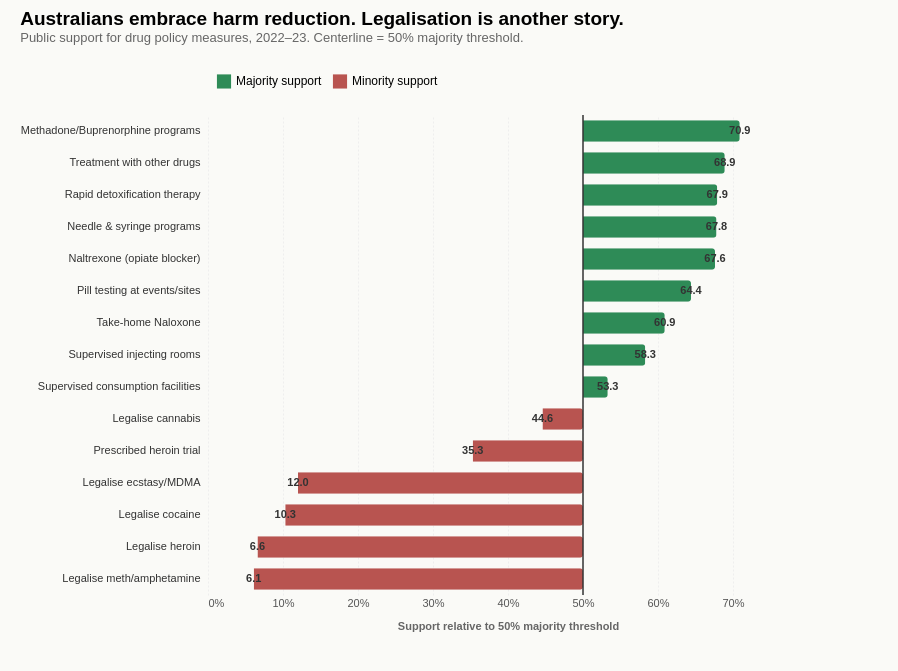

Here is the Vega-Lite specification saved for this chart:
### Vega-Lite specification from a JSON file in a GitHub repository (floating-point values rounded to 4 significant figures)
{"$schema": "https://vega.github.io/schema/vega-lite/v5.json", "title": {"text": "Australians embrace harm reduction. Legalisation is another story.", "subtitle": "Public support for drug policy measures, 2022–23. Centerline = 50% majority threshold.", "anchor": "start", "fontSize": 19, "subtitleFontSize": 13, "subtitleColor": "#666", "offset": 20}, "config": {"view": {"stroke": null}, "font": "sans-serif"}, "background": "#FAFAF7", "width": 600, "height": 480, "padding": {"left": 20, "right": 90, "top": 10, "bottom": 40}, "data": {"values": [{"policy": "Methadone/Buprenorphine programs", "support": 70.9, "category": "Harm reduction", "x_signed": 20.9, "majority": "Majority support"}, {"policy": "Treatment with other drugs", "support": 68.9, "category": "Harm reduction", "x_signed": 18.9, "majority": "Majority support"}, {"policy": "Rapid detoxification therapy", "support": 67.9, "category": "Harm reduction", "x_signed": 17.9, "majority": "Majority support"}, {"policy": "Needle & syringe programs", "support": 67.8, "category": "Harm reduction", "x_signed": 17.8, "majority": "Majority support"}, {"policy": "Naltrexone (opiate blocker)", "support": 67.6, "category": "Harm reduction", "x_signed": 17.6, "majority": "Majority support"}, {"policy": "Pill testing at events/sites", "support": 64.4, "category": "Harm reduction", "x_signed": 14.4, "majority": "Majority support"}, {"policy": "Take-home Naloxone", "support": 60.9, "category": "Harm reduction", "x_signed": 10.9, "majority": "Majority support"}, {"policy": "Supervised injecting rooms", "support": 58.3, "category": "Harm reduction", "x_signed": 8.3, "majority": "Majority support"}, {"policy": "Supervised consumption facilities", "support": 53.3, "category": "Harm reduction", "x_signed": 3.3, "majority": "Majority support"}, {"policy": "Legalise cannabis", "support": 44.6, "category": "Legalisation", "x_signed": -5.4, "majority": "Minority support"}, {"policy": "Prescribed heroin trial", "support": 35.3, "category": "Harm reduction", "x_signed": -14.7, "majority": "Minority support"}, {"policy": "Legalise ecstasy/MDMA", "support": 12.0, "category": "Legalisation", "x_signed": -38.0, "majority": "Minority support"}, {"policy": "Legalise cocaine", "support": 10.3, "category": "Legalisation", "x_signed": -39.7, "majority": "Minority support"}, {"policy": "Legalise heroin", "support": 6.6, "category": "Legalisation", "x_signed": -43.4, "majority": "Minority support"}, {"policy": "Legalise meth/amphetamine", "support": 6.1, "category": "Legalisation", "x_signed": -43.9, "majority": "Minority support"}]}, "layer": [{"mark": {"type": "bar", "cornerRadiusEnd": 3, "height": {"band": 0.75}}, "encoding": {"y": {"field": "policy", "type": "nominal", "sort": ["Methadone/Buprenorphine programs", "Treatment with other drugs", "Rapid detoxification therapy", "Needle & syringe programs", "Naltrexone (opiate blocker)", "Pill testing at events/sites", "Take-home Naloxone", "Supervised injecting rooms", "Supervised consumption facilities", "Legalise cannabis", "Prescribed heroin trial", "Legalise ecstasy/MDMA", "Legalise cocaine", "Legalise heroin", "Legalise meth/amphetamine"], "title": null, "axis": {"labelFontSize": 11, "labelColor": "#333", "domain": false, "ticks": false, "labelPadding": 8, "labelLimit": 220}}, "x": {"field": "x_signed", "type": "quantitative", "title": "Support relative to 50% majority threshold", "scale": {"domain": [-50, 30]}, "axis": {"values": [-50, -40, -30, -20, -10, 0, 10, 20], "labelExpr": "(datum.value + 50) + '%'", "labelFontSize": 11, "labelColor": "#555", "titleFontSize": 11, "titleColor": "#666", "domain": false, "ticks": false, "grid": true, "gridColor": "#EEE", "gridDash": [2, 2], "titlePadding": 12}}, "color": {"field": "majority", "type": "nominal", "scale": {"domain": ["Majority support", "Minority support"], "range": ["#2E8B57", "#B85450"]}, "legend": {"orient": "top", "title": null, "labelFontSize": 12, "symbolType": "square", "symbolSize": 200, "padding": 8}}, "tooltip": [{"field": "policy", "type": "nominal", "title": "Policy"}, {"field": "support", "type": "quantitative", "title": "Support (%)"}, {"field": "category", "type": "nominal", "title": "Stance"}]}}, {"mark": {"type": "text", "fontSize": 11, "fontWeight": 600, "color": "#333"}, "encoding": {"y": {"field": "policy", "type": "nominal", "sort": ["Methadone/Buprenorphine programs", "Treatment with other drugs", "Rapid detoxification therapy", "Needle & syringe programs", "Naltrexone (opiate blocker)", "Pill testing at events/sites", "Take-home Naloxone", "Supervised injecting rooms", "Supervised consumption facilities", "Legalise cannabis", "Prescribed heroin trial", "Legalise ecstasy/MDMA", "Legalise cocaine", "Legalise heroin", "Legalise meth/amphetamine"]}, "x": {"field": "x_signed", "type": "quantitative"}, "text": {"field": "support", "format": ".1f"}, "align": {"condition": {"test": "datum.x_signed < 0", "value": "right"}, "value": "left"}, "dx": {"condition": {"test": "datum.x_signed < 0", "value": -6}, "value": 6}}}, {"data": {"values": [{"x": 0}]}, "mark": {"type": "rule", "stroke": "#333", "strokeWidth": 1.5}, "encoding": {"x": {"field": "x", "type": "quantitative"}}}]}
